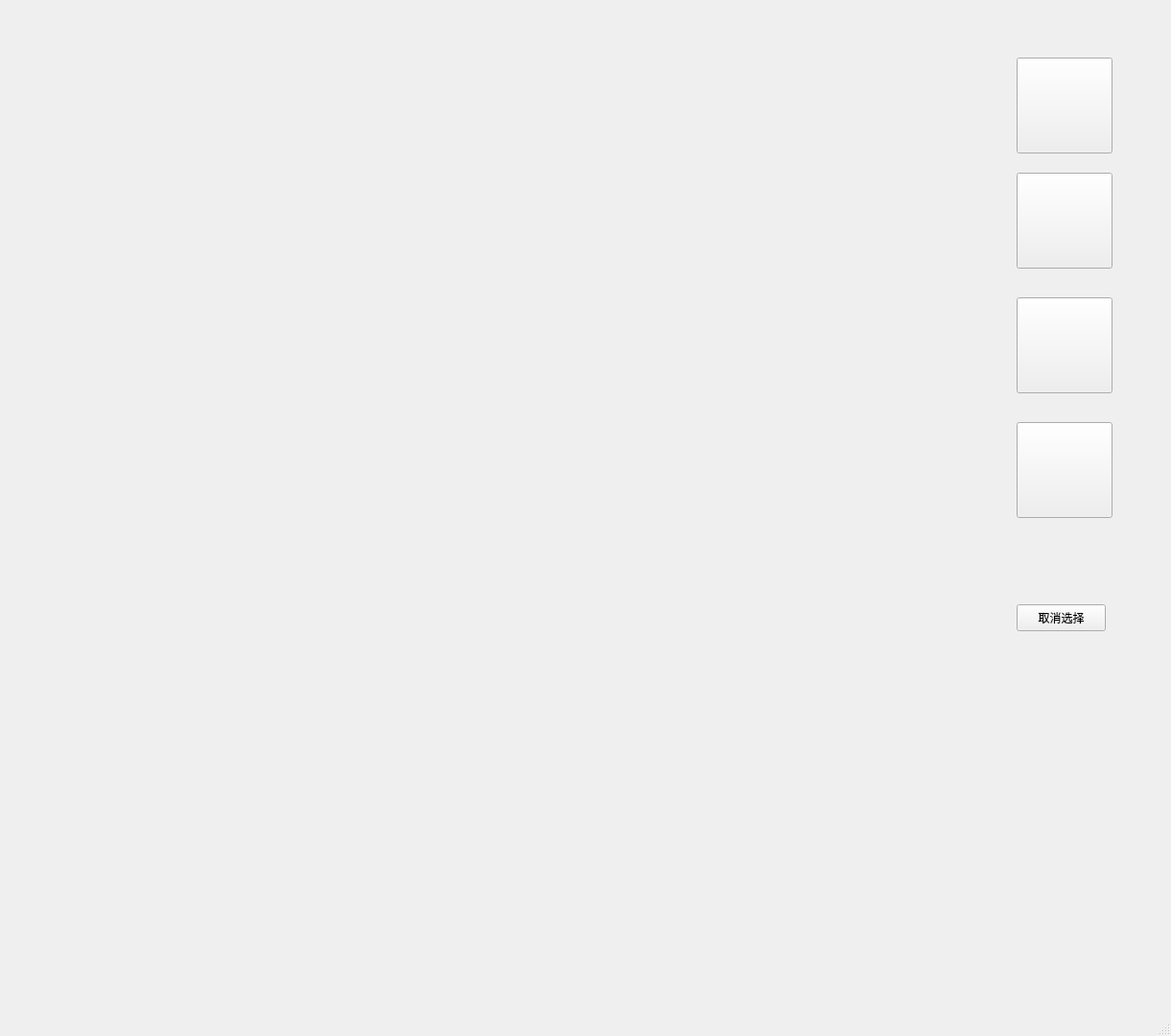
<?xml version="1.0" encoding="UTF-8"?>
<ui version="4.0">
 <class>GameWindow</class>
 <widget class="QMainWindow" name="GameWindow">
  <property name="geometry">
   <rect>
    <x>0</x>
    <y>0</y>
    <width>1221</width>
    <height>1080</height>
   </rect>
  </property>
  <property name="windowTitle">
   <string>MainWindow</string>
  </property>
  <widget class="QWidget" name="centralwidget">
   <widget class="QPushButton" name="hero1">
    <property name="geometry">
     <rect>
      <x>1060</x>
      <y>60</y>
      <width>100</width>
      <height>100</height>
     </rect>
    </property>
    <property name="styleSheet">
     <string notr="true">background-image: url(:/assets/heros/one_r0.png);</string>
    </property>
    <property name="text">
     <string/>
    </property>
   </widget>
   <widget class="QPushButton" name="hero2">
    <property name="geometry">
     <rect>
      <x>1060</x>
      <y>180</y>
      <width>100</width>
      <height>100</height>
     </rect>
    </property>
    <property name="styleSheet">
     <string notr="true">background-image: url(:/assets/heros/two_r0.png);</string>
    </property>
    <property name="text">
     <string/>
    </property>
   </widget>
   <widget class="QPushButton" name="arrowTower">
    <property name="geometry">
     <rect>
      <x>1060</x>
      <y>310</y>
      <width>100</width>
      <height>100</height>
     </rect>
    </property>
    <property name="styleSheet">
     <string notr="true">image: url(:/assets/towers/MG3.png);</string>
    </property>
    <property name="text">
     <string/>
    </property>
   </widget>
   <widget class="QPushButton" name="missileTower">
    <property name="geometry">
     <rect>
      <x>1060</x>
      <y>440</y>
      <width>100</width>
      <height>100</height>
     </rect>
    </property>
    <property name="styleSheet">
     <string notr="true">image: url(:/assets/towers/Missile_Launcher3.png);</string>
    </property>
    <property name="text">
     <string/>
    </property>
   </widget>
   <widget class="QLabel" name="label">
    <property name="geometry">
     <rect>
      <x>1060</x>
      <y>560</y>
      <width>91</width>
      <height>51</height>
     </rect>
    </property>
    <property name="text">
     <string/>
    </property>
   </widget>
   <widget class="QPushButton" name="undoSelectBtn">
    <property name="geometry">
     <rect>
      <x>1060</x>
      <y>630</y>
      <width>93</width>
      <height>28</height>
     </rect>
    </property>
    <property name="text">
     <string>取消选择</string>
    </property>
   </widget>
   <widget class="QLabel" name="resourceLabel">
    <property name="geometry">
     <rect>
      <x>1060</x>
      <y>10</y>
      <width>121</width>
      <height>41</height>
     </rect>
    </property>
    <property name="text">
     <string/>
    </property>
   </widget>
  </widget>
  <widget class="QMenuBar" name="menubar">
   <property name="geometry">
    <rect>
     <x>0</x>
     <y>0</y>
     <width>1221</width>
     <height>26</height>
    </rect>
   </property>
  </widget>
  <widget class="QStatusBar" name="statusbar"/>
 </widget>
 <resources/>
 <connections/>
</ui>
